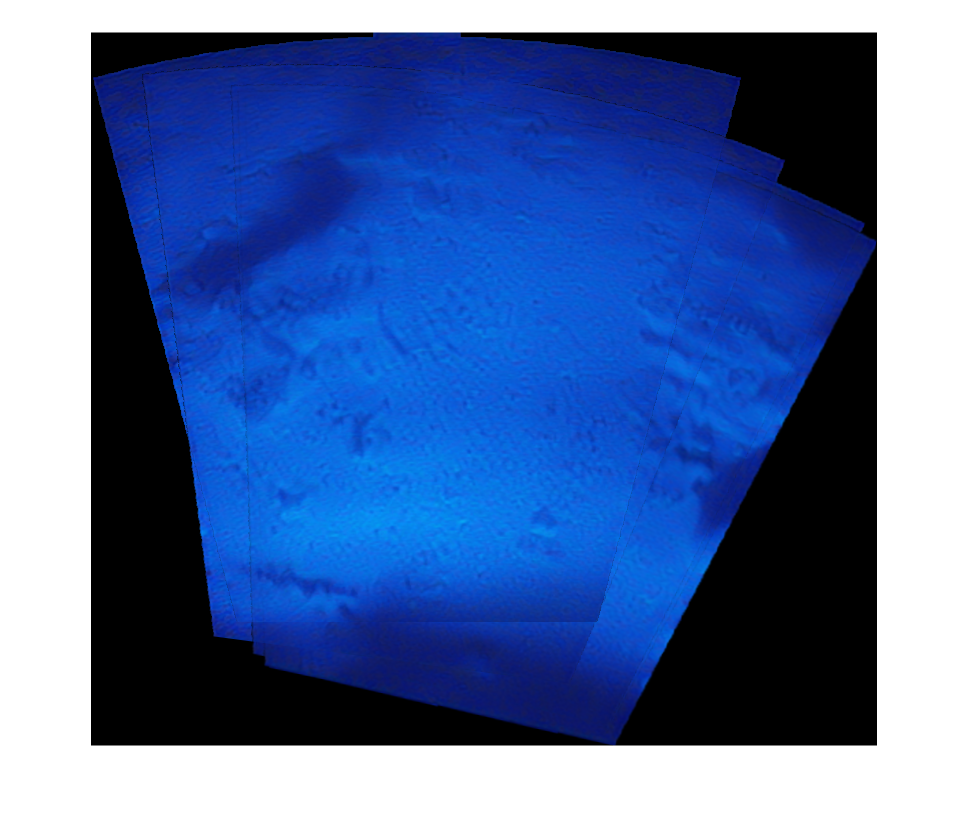
%> input picture mozaikuspj2.png, 970 x 827 px
$ octave --eval "result = multiresolutionPyramid(imread('mozaikuspj2.png'));"   (GNU Octave 9; MATLAB toolbox functions it lacks are replaced by stand-ins)
%> lines starting %> are read from the running program, lines starting %| are printed output that depends on the picture
function mrp = multiresolutionPyramid(A,num_levels)
%multiresolutionPyramid(A,numlevels)
%   mrp = multiresolutionPyramid(A,numlevels) returns a multiresolution
%   pyramd from the input image, A. The output, mrp, is a 1-by-numlevels
%   cell array. The first element of mrp, mrp{1}, is the input image.
%
%   If numlevels is not specified, then it is automatically computed to
%   keep the smallest level in the pyramid at least 32-by-32.


A = im2double(A);

M = size(A,1);
%> M = 827
N = size(A,2);
%> N = 970

if nargin < 2
    lower_limit = 32;
    num_levels = min(floor(log2([M N]) - log2(lower_limit))) + 1;
%> num_levels = 5
else
    num_levels = min(num_levels, min(floor(log2([M N]))) + 2);
end

mrp = cell(1,num_levels);
%> mrp = {[], [], [], [], []}

smallest_size = [M N] / 2^(num_levels - 1);
%> smallest_size = [51.69 60.62]
smallest_size = ceil(smallest_size);
%> smallest_size = [52 61]
padded_size = smallest_size * 2^(num_levels - 1);
%> padded_size = [832 976]

Ap = padarray(A,padded_size - [M N],'replicate','post');
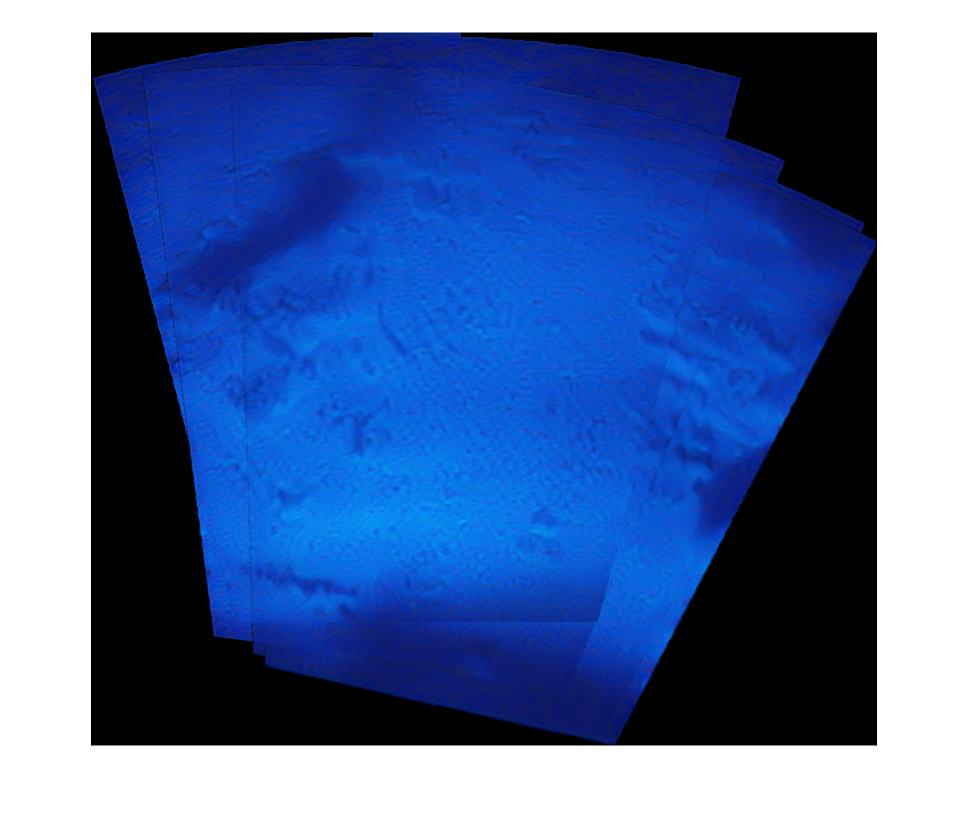
%> Ap: size 832x976x3 double; mean R, G, B 0.333, 0.441, 0.653

mrp{1} = Ap;
for k = 2:num_levels
    mrp{k} = imresize(mrp{k-1},0.5,'lanczos3');
end
%> after the loop, mrp = 5 items

mrp{1} = A;
end
